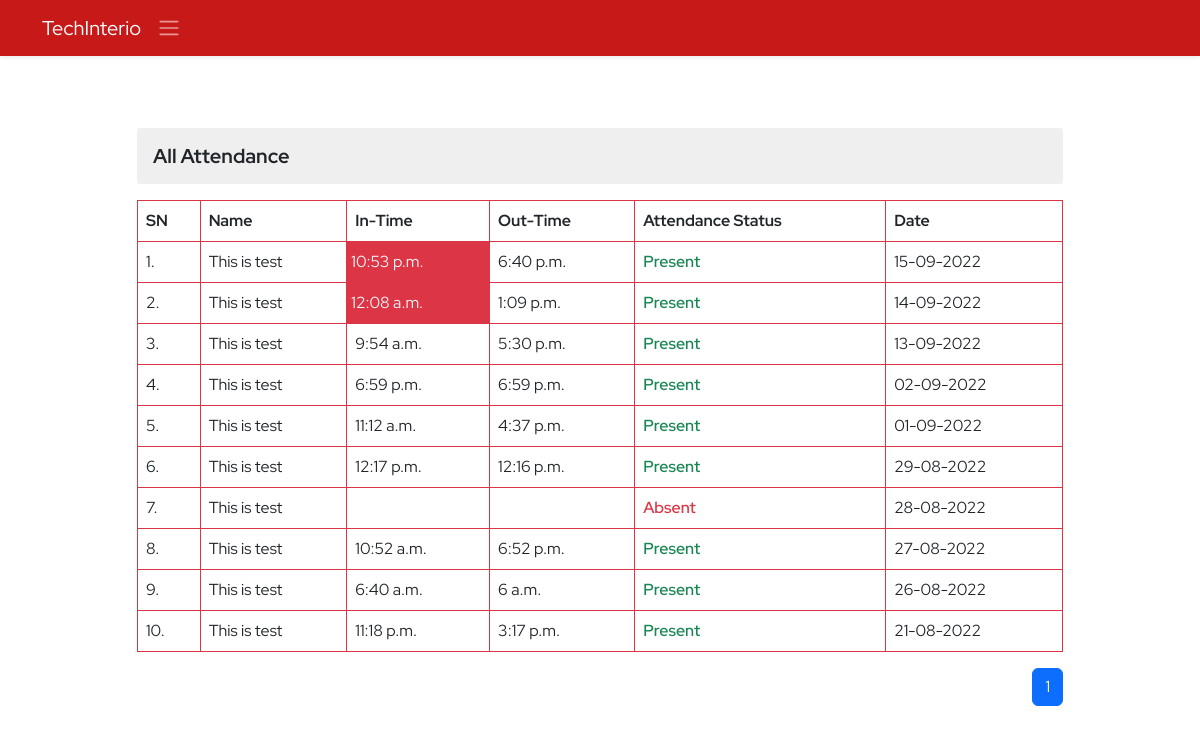
/ems/all-attendance/ (signed in), run on an earlier commit of the app's database.
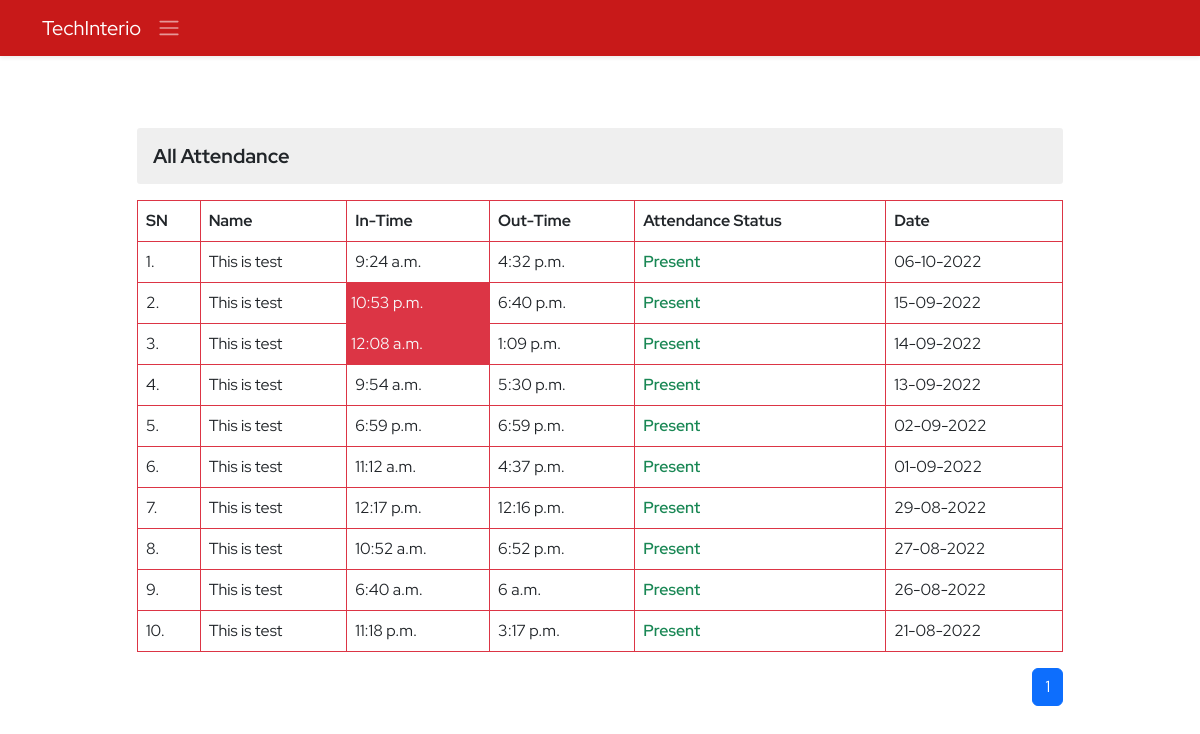
And on a later commit of the database.
### ems/models.py (models this page shows, shortened)
class Attendance(models.Model):
    employee=models.ForeignKey(Employee,on_delete=models.CASCADE)
    intime=models.TimeField(blank=True, null=True)
    outtime=models.TimeField(blank=True,null=True)
    present=models.BooleanField(default=False)
    date=models.DateField()
    is_late=models.BooleanField(default=False)
    created_at = models.DateTimeField(auto_now_add=True,blank=True,null=True)
    updated_at = models.DateTimeField(auto_now=True,blank=True,null=True)

class Employee(models.Model):
    empid=models.AutoField(primary_key=True)
    employeeid=models.IntegerField(unique=True, null=True, blank=True)
    user=models.OneToOneField(User,on_delete=models.CASCADE)
    name=models.CharField(max_length=50)
    father_name=models.CharField(max_length=50)
    mother_name=models.CharField(max_length=50,null=True,blank=True)
    avtar=models.ImageField(upload_to='employee_profile_images', blank=True , default='profile.jpg')
    dob=models.DateField()
    email=models.EmailField(max_length=100)
    mobile_no=models.IntegerField()
    emergency_mobile_no=models.IntegerField(null=True,blank=True)
    address=models.OneToOneField(Address, on_delete=models.CASCADE,blank=True, null=True,)
    designation=models.CharField(max_length=70,null=True, blank=True)
    role=models.ForeignKey(Role, on_delete=models.SET_NULL,blank=True, null=True,)
    department=models.ForeignKey(Department, on_delete=models.SET_NULL,blank=True, null=True,)
    joining_date=models.DateField(null=True, blank=True)
    status=models.CharField(max_length=15)
    @property
    def imageURL(self):
        try:
            url=self.avtar.url
        except:
            url=''
        return url

### ems/views.py (the view)
# urls.py: path('all-attendance/',allAttendances,name='all-attendance'),
@login_required()
def allAttendances(request):
    context={}
    try:
        if not request.user.is_superuser:
            profile_obj=Employee.objects.get(user=request.user)
            context['profile']=profile_obj
            emp_obj=Employee.objects.get(user=request.user)
            attendances=Attendance.objects.filter(employee=emp_obj).order_by('-date')
            paginator=Paginator(attendances,10)
            page_no=request.GET.get('page')
            total_pages=paginator.page_range
            finalattendances=paginator.get_page(page_no)
            context['attendances']=finalattendances
            context['pages']=total_pages
        else:
            return redirect('ems:ems')
    except Exception as e:
        print('All Attendance of Employee Execption : ',e)
    return render(request,'ems/all_attendances.html',context)

### ems/templates/ems/all_attendances.html (shortened to what this page needs)
{% extends './base.html' %}
{% block body %}
<section class="py-5">
    <div class="container">
        <div class="row d-flex justify-content-center">
            <div class="col-12 col-sm-10">
                <h3 class="derpartment-title my-3">All Attendance</h3>
                <table class="table table-bordered border-danger border-1 ">
                    <tr>
                        <th>SN</th>
                        <th>Name</th>
                        <th>In-Time</th>
                        <th>Out-Time</th>
                        <th>Attendance Status</th>
                        <th class="">Date</th>
                    </tr>
                    {% for item in attendances %}
                    <tr>
                        <td>{{forloop.counter}}.</td>
                        <td>{{item.employee.name}}</td>
                        {% if item.is_late == True %}
                        <td class="bg-danger text-light p-1 py-2">{{item.intime | time}}</td>
                        {% else %}
                        <td>{{item.intime | time}}</td>
                        {% endif %}
                        <td>{{item.outtime | time}}</td>
                        {% if item.present %}
                        <td class="text-success fw-semibold ">Present</td>
                        {% else %}
                        <td class="text-danger fw-semibold ">Absent</td>
                        {% endif %}
                        <td>{{item.date | date:"d-m-Y"}}</td>
                    </tr>
                    {% endfor %}
                </table>
                <nav aria-label="Page navigation example">
                    <ul class="pagination justify-content-end">
                        {% if pages %}
                        {% for p in pages %}
                        {% if p == attendances.number %}
                        <li class="page-item active" aria-current="page"><a class="page-link "
                                href="?page={{p}}">{{p}}</a></li>
                        {% else %}
                        <li class="page-item "><a class="page-link" href="?page={{p}}">{{p}}</a></li>
                        {% endif %}
                        {% endfor %}
                        {% endif %}
                    </ul>
                </nav>
            </div>
        </div>
    </div>
</section>
{% endblock %}

### ems/templates/ems/base.html (shortened to what this page needs)
<!DOCTYPE html>
{% load static %}
<html lang="en">
<head>
    <link href="https://cdn.jsdelivr.net/npm/bootstrap@5.2.0/dist/css/bootstrap.min.css" rel="stylesheet"
>
    <link href='https://unpkg.com/boxicons@2.1.2/css/boxicons.min.css' rel='stylesheet'>
    <link rel="stylesheet" href="{% static 'css/style.css' %}">
</head>
<body>
    <header class="shadow-sm header" >
        <nav class="navbar navbar-expand-lg nav-bg navbar-dark shadow-sm fixed-top">
            <div class="container d-flex align-items-center justify-content-start">
                <a class="navbar-brand" href="{% url 'home:home' %}">TechInterio</a>
                <a class="cursor-pointer float-end active " data-bs-toggle="offcanvas" data-bs-target="#staticBackdrop"
                    aria-controls="staticBackdrop"><span class="navbar-toggler-icon"></span></a>
            </div>
        </nav>
    </header>
    <main class="my-5 pt-3">
        {% block body %}{% endblock body %}
    </main>
</body>
</html>

### static/css/style.css (style rules this page uses)
* { margin: 0; padding: 0; box-sizing: border-box; }
:root { --body-font: 'Red Hat Display', sans-serif; --second-font: 'Kaushan Script', cursive; --biggest-font-size: 2rem; --bigger-font-size: 1.5rem; --big-font-size: 1.25rem; --h1-font-size: 1.5rem; --h2-font-size: 1.25rem; --h3-font-size: 1rem; --normal-font-size: .938rem; --small-font-size: .813rem; --smaller-font-size: .75rem; --font-bold: 700; --font-black: 900; }
@media screen and (min-width: 1024px) { :root { --biggest-font-size: 6rem; --bigger-font-size: 3.5rem; --big-font-size: 2.75rem; --h1-font-size: 2.25rem; --h2-font-size: 1.5rem; --h3-font-size: 1.25rem; --normal-font-size: 1rem; --small-font-size: .875rem; --smaller-font-size: .813rem; --bs-modal-width:700px; } }
* { box-sizing: border-box; padding: 0; margin: 0; }
html { scroll-behavior: smooth; }
body, button, label, select, input { font-family: var(--body-font); font-size: var(--normal-font-size); }
h1, h2, h3 { font-weight: var(--font-bold); }
a { text-decoration: none; }
.cursor-pointer { cursor: pointer; }
.nav-bg { background-color: #c30000e6 !important; }
.derpartment-title { font-size: var(--h3-font-size); background-color: #dadada70; padding: 1rem; border-radius: 3px; }

What changed in the data, as far as the page shows it:
removed Attendance: employee.name "This is test", present "Absent", date "28-08-2022"
added Attendance: employee.name "This is test", intime "9:24 a.m.", outtime "4:32 p.m.", present "Present", date "06-10-2022"
